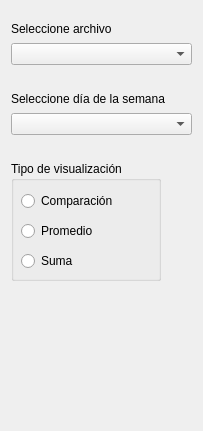
<?xml version="1.0" encoding="UTF-8"?>
<ui version="4.0">
 <class>SiteAnalysis</class>
 <widget class="QWidget" name="SiteAnalysis">
  <property name="geometry">
   <rect>
    <x>0</x>
    <y>0</y>
    <width>201</width>
    <height>431</height>
   </rect>
  </property>
  <property name="windowTitle">
   <string>Form</string>
  </property>
  <layout class="QVBoxLayout" name="verticalLayout">
   <item>
    <spacer name="verticalSpacer_4">
     <property name="orientation">
      <enum>Qt::Vertical</enum>
     </property>
     <property name="sizeType">
      <enum>QSizePolicy::Fixed</enum>
     </property>
     <property name="sizeHint" stdset="0">
      <size>
       <width>20</width>
       <height>10</height>
      </size>
     </property>
    </spacer>
   </item>
   <item>
    <widget class="QLabel" name="label">
     <property name="minimumSize">
      <size>
       <width>0</width>
       <height>16</height>
      </size>
     </property>
     <property name="maximumSize">
      <size>
       <width>16777215</width>
       <height>16</height>
      </size>
     </property>
     <property name="text">
      <string>Seleccione archivo</string>
     </property>
    </widget>
   </item>
   <item>
    <widget class="QComboBox" name="comboBoxSelectDoc">
     <property name="minimumSize">
      <size>
       <width>181</width>
       <height>22</height>
      </size>
     </property>
     <property name="maximumSize">
      <size>
       <width>181</width>
       <height>22</height>
      </size>
     </property>
    </widget>
   </item>
   <item>
    <spacer name="verticalSpacer_2">
     <property name="orientation">
      <enum>Qt::Vertical</enum>
     </property>
     <property name="sizeType">
      <enum>QSizePolicy::Fixed</enum>
     </property>
     <property name="sizeHint" stdset="0">
      <size>
       <width>20</width>
       <height>20</height>
      </size>
     </property>
    </spacer>
   </item>
   <item>
    <widget class="QLabel" name="label_2">
     <property name="minimumSize">
      <size>
       <width>0</width>
       <height>16</height>
      </size>
     </property>
     <property name="maximumSize">
      <size>
       <width>16777215</width>
       <height>16</height>
      </size>
     </property>
     <property name="text">
      <string>Seleccione día de la semana</string>
     </property>
    </widget>
   </item>
   <item>
    <widget class="QComboBox" name="comboBoxSelectDay">
     <property name="minimumSize">
      <size>
       <width>181</width>
       <height>22</height>
      </size>
     </property>
     <property name="maximumSize">
      <size>
       <width>181</width>
       <height>22</height>
      </size>
     </property>
    </widget>
   </item>
   <item>
    <spacer name="verticalSpacer">
     <property name="orientation">
      <enum>Qt::Vertical</enum>
     </property>
     <property name="sizeType">
      <enum>QSizePolicy::Fixed</enum>
     </property>
     <property name="sizeHint" stdset="0">
      <size>
       <width>20</width>
       <height>20</height>
      </size>
     </property>
    </spacer>
   </item>
   <item>
    <widget class="QGroupBox" name="groupBoxVisType">
     <property name="minimumSize">
      <size>
       <width>150</width>
       <height>120</height>
      </size>
     </property>
     <property name="maximumSize">
      <size>
       <width>150</width>
       <height>120</height>
      </size>
     </property>
     <property name="title">
      <string>Tipo de visualización</string>
     </property>
     <widget class="QRadioButton" name="radioButtonComparison">
      <property name="geometry">
       <rect>
        <x>10</x>
        <y>30</y>
        <width>111</width>
        <height>20</height>
       </rect>
      </property>
      <property name="text">
       <string>Comparación</string>
      </property>
     </widget>
     <widget class="QRadioButton" name="radioButtonAverage">
      <property name="geometry">
       <rect>
        <x>10</x>
        <y>60</y>
        <width>111</width>
        <height>20</height>
       </rect>
      </property>
      <property name="text">
       <string>Promedio</string>
      </property>
     </widget>
     <widget class="QRadioButton" name="radioButtonSum">
      <property name="geometry">
       <rect>
        <x>10</x>
        <y>90</y>
        <width>111</width>
        <height>20</height>
       </rect>
      </property>
      <property name="text">
       <string>Suma</string>
      </property>
     </widget>
    </widget>
   </item>
   <item>
    <spacer name="verticalSpacer_3">
     <property name="orientation">
      <enum>Qt::Vertical</enum>
     </property>
     <property name="sizeHint" stdset="0">
      <size>
       <width>20</width>
       <height>40</height>
      </size>
     </property>
    </spacer>
   </item>
  </layout>
 </widget>
 <resources/>
 <connections/>
</ui>
